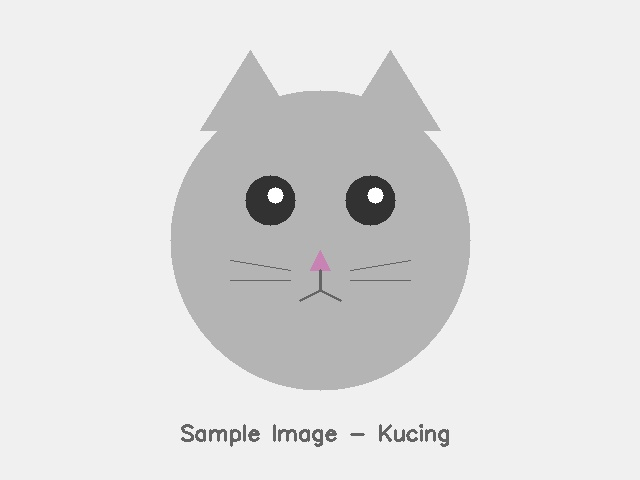
#> input picture Modul01/praktikum/image/kucing.jpg, 640 x 480 px
$ python 17_brightness_dan_contrast.py
#> lines starting #> are read from the running program, lines starting #| are printed output that depends on the picture
"""
==========================================================================
PERCOBAAN 17: BRIGHTNESS DAN CONTRAST SEDERHANA
==========================================================================
Program ini mempelajari cara mengatur kecerahan (brightness) dan
kontras gambar menggunakan operasi linear dan non-linear.

Rumus dasar:
  g(x,y) = α * f(x,y) + β
  - α (alpha/gain) → mengontrol kontras (α > 1 = kontras naik)
  - β (beta/bias)  → mengontrol brightness (β > 0 = lebih terang)

Fungsi utama:
- cv2.convertScaleAbs(src, alpha, beta) → Kontras + brightness
- np.clip() → Membatasi nilai piksel ke rentang valid
- cv2.normalize() → Normalisasi rentang nilai
==========================================================================
"""

import cv2
import numpy as np
import os
import matplotlib.pyplot as plt

SCRIPT_DIR = os.path.dirname(os.path.abspath(__file__))
IMAGE_DIR = os.path.join(SCRIPT_DIR, "image")
OUTPUT_DIR = os.path.join(SCRIPT_DIR, "output")
os.makedirs(OUTPUT_DIR, exist_ok=True)

print("=" * 60)
print("PERCOBAAN 17: BRIGHTNESS DAN CONTRAST")
print("=" * 60)

# Membaca gambar
img = cv2.imread(os.path.join(IMAGE_DIR, "kucing.jpg"))
#> img is the input picture: shape (480, 640, 3); mean B, G, R 222.9, 222.9, 223
if img is None:
    print("[ERROR] Jalankan download_image.py terlebih dahulu!")
    exit()

img = cv2.resize(img, (300, 300))
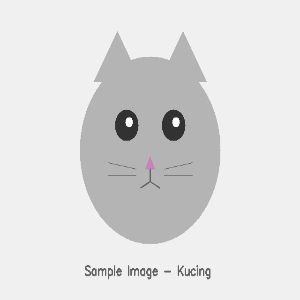
#> img: shape (300, 300, 3); mean B, G, R 223, 222.9, 223
print(f"[INFO] Gambar: {img.shape}")
#| [INFO] Gambar: (300, 300, 3)

# ============================================================
# 1. Mengatur brightness menggunakan cv2.add
# ============================================================
print("\n--- 1. Brightness dengan cv2.add ---")

# cv2.add melakukan penjumlahan dengan saturasi (max=255)
# Membuat array konstan untuk ditambahkan
terang = cv2.add(img, np.full_like(img, 60))
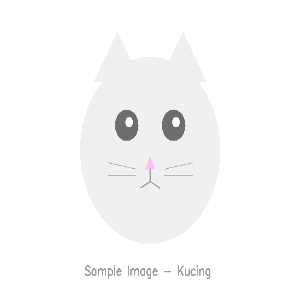
#> terang: shape (300, 300, 3); mean B, G, R 249.3, 249.3, 249.3
gelap = cv2.subtract(img, np.full_like(img, 60))
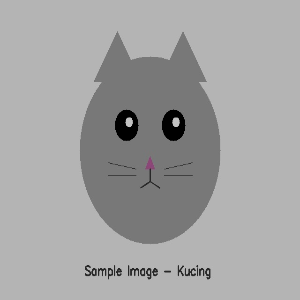
#> gelap: shape (300, 300, 3); mean B, G, R 163.1, 163, 163.1

print(f"  Terang (+60): mean = {terang.mean():.1f}")
#|   Terang (+60): mean = 249.3
print(f"  Gelap  (-60): mean = {gelap.mean():.1f}")
#|   Gelap  (-60): mean = 163.1

# ============================================================
# 2. Brightness dengan cv2.convertScaleAbs
# ============================================================
print("\n--- 2. Brightness dengan convertScaleAbs ---")

# cv2.convertScaleAbs(src, alpha=1.0, beta=0)
# Menghitung: |alpha * src + beta| lalu konversi ke uint8
# alpha=1 artinya kontras tetap, beta mengubah brightness
img_bright = cv2.convertScaleAbs(img, alpha=1.0, beta=50)
img_dark = cv2.convertScaleAbs(img, alpha=1.0, beta=-50)

print(f"  Beta=+50 (terang): mean = {img_bright.mean():.1f}")
#|   Beta=+50 (terang): mean = 246.8
print(f"  Beta=-50 (gelap):  mean = {img_dark.mean():.1f}")
#|   Beta=-50 (gelap):  mean = 172.9

# ============================================================
# 3. Mengatur kontras
# ============================================================
print("\n--- 3. Kontras ---")

# alpha > 1.0 → kontras meningkat
img_kontras_tinggi = cv2.convertScaleAbs(img, alpha=1.5, beta=0)
# alpha < 1.0 → kontras menurun
img_kontras_rendah = cv2.convertScaleAbs(img, alpha=0.5, beta=0)
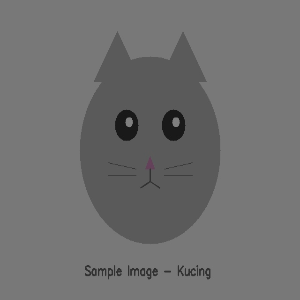
#> img_kontras_rendah: shape (300, 300, 3); mean B, G, R 111.5, 111.5, 111.5
# alpha > 1 + beta < 0 → kontras naik tanpa terlalu terang
img_kontras_balanced = cv2.convertScaleAbs(img, alpha=1.5, beta=-60)
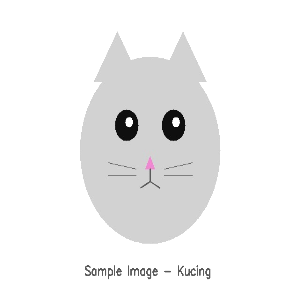
#> img_kontras_balanced: shape (300, 300, 3); mean B, G, R 240.8, 240.8, 240.8

print(f"  Alpha=1.5 (kontras tinggi): std = {img_kontras_tinggi.std():.1f}")
#|   Alpha=1.5 (kontras tinggi): std = 20.3
print(f"  Alpha=0.5 (kontras rendah): std = {img_kontras_rendah.std():.1f}")
#|   Alpha=0.5 (kontras rendah): std = 16.4
print(f"  Alpha=1.5 Beta=-60 (balanced): std = {img_kontras_balanced.std():.1f}")
#|   Alpha=1.5 Beta=-60 (balanced): std = 32.7

# ============================================================
# 4. Kombinasi brightness + kontras
# ============================================================
print("\n--- 4. Kombinasi Brightness + Kontras ---")

kombinasi = [
    (1.0, 0, "Original"),
    (1.3, 20, "Cerah+Kontras"),
    (0.7, -10, "Gelap+Flat"),
    (1.5, -40, "Kontras Tinggi"),
    (0.5, 50, "Terang+Flat"),
    (2.0, -100, "Sangat Kontras"),
]

hasil_kombinasi = []
for alpha, beta, nama in kombinasi:
    # Terapkan transformasi linear
    hasil = cv2.convertScaleAbs(img, alpha=alpha, beta=beta)
    hasil_kombinasi.append((hasil, nama))
    print(f"  α={alpha:.1f} β={beta:+d} → {nama}")
#> this loop made 6 passes
#> pass 3, `hasil = cv2.convertScaleAbs(img, alpha=alpha, beta=beta)`:
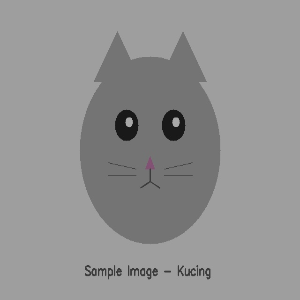
#> hasil: shape (300, 300, 3); mean B, G, R 146.1, 146, 146.1
#> after the loop, hasil_kombinasi = 6 items

# ============================================================
# 5. Brightness/kontras manual dengan NumPy
# ============================================================
print("\n--- 5. Manual dengan NumPy ---")

alpha_m = 1.3
beta_m = 20

# Konversi ke float untuk menghindari overflow
img_float = img.astype(np.float64)
# Rumus: g(x) = alpha * f(x) + beta
img_manual = alpha_m * img_float + beta_m
# np.clip membatasi nilai ke rentang [0, 255]
img_manual = np.clip(img_manual, 0, 255).astype(np.uint8)

# Bandingkan dengan cv2.convertScaleAbs
img_cv = cv2.convertScaleAbs(img, alpha=alpha_m, beta=beta_m)
perbedaan = np.mean(cv2.absdiff(img_manual, img_cv))
#> perbedaan = 0.0117
print(f"  Perbedaan manual vs cv2: {perbedaan:.4f}")
#|   Perbedaan manual vs cv2: 0.0117

# ============================================================
# 6. Normalisasi kontras (auto contrast)
# ============================================================
print("\n--- 6. Auto Contrast (Normalisasi) ---")

# Konversi ke grayscale
gray = cv2.cvtColor(img, cv2.COLOR_BGR2GRAY)

# cv2.normalize memetakan rentang nilai ke [0, 255]
# NORM_MINMAX: min→0, max→255 (memanfaatkan seluruh rentang)
gray_norm = cv2.normalize(gray, None, 0, 255, cv2.NORM_MINMAX)
print(f"  Sebelum: min={gray.min()}, max={gray.max()}")
#|   Sebelum: min=46, max=255
print(f"  Sesudah: min={gray_norm.min()}, max={gray_norm.max()}")
#|   Sesudah: min=0, max=255

# Normalisasi per channel untuk gambar berwarna
b, g, r = cv2.split(img)
b_norm = cv2.normalize(b, None, 0, 255, cv2.NORM_MINMAX)
g_norm = cv2.normalize(g, None, 0, 255, cv2.NORM_MINMAX)
r_norm = cv2.normalize(r, None, 0, 255, cv2.NORM_MINMAX)
img_auto = cv2.merge([b_norm, g_norm, r_norm])

# ============================================================
# 7. Look-Up Table (LUT) untuk brightness
# ============================================================
print("\n--- 7. LUT Brightness ---")

def buat_lut_brightness(beta):
    """Membuat Look-Up Table untuk brightness adjustment."""
    # Tabel 256 nilai (0-255)
    tabel = np.arange(256, dtype=np.int16) + beta
    # Clip ke rentang valid
    tabel = np.clip(tabel, 0, 255).astype(np.uint8)
    return tabel

# Membuat LUT dengan brightness +40
lut_bright = buat_lut_brightness(40)
# cv2.LUT menerapkan look-up table ke gambar (sangat cepat)
img_lut_bright = cv2.LUT(img, lut_bright)

# LUT brightness -40
lut_dark = buat_lut_brightness(-40)
img_lut_dark = cv2.LUT(img, lut_dark)

print("  LUT +40 dan -40 diterapkan (sangat cepat)")

# ============================================================
# 8. Visualisasi
# ============================================================

fig, axes = plt.subplots(3, 4, figsize=(20, 15))

# Baris 1: Brightness
axes[0, 0].imshow(cv2.cvtColor(img, cv2.COLOR_BGR2RGB))
axes[0, 0].set_title("Original")
axes[0, 1].imshow(cv2.cvtColor(terang, cv2.COLOR_BGR2RGB))
axes[0, 1].set_title("Brightness +60")
axes[0, 2].imshow(cv2.cvtColor(gelap, cv2.COLOR_BGR2RGB))
axes[0, 2].set_title("Brightness -60")
axes[0, 3].imshow(cv2.cvtColor(img_auto, cv2.COLOR_BGR2RGB))
axes[0, 3].set_title("Auto Contrast")

# Baris 2: Kontras
axes[1, 0].imshow(cv2.cvtColor(img_kontras_tinggi, cv2.COLOR_BGR2RGB))
axes[1, 0].set_title("Kontras α=1.5")
axes[1, 1].imshow(cv2.cvtColor(img_kontras_rendah, cv2.COLOR_BGR2RGB))
axes[1, 1].set_title("Kontras α=0.5")
axes[1, 2].imshow(cv2.cvtColor(img_kontras_balanced, cv2.COLOR_BGR2RGB))
axes[1, 2].set_title("α=1.5 β=-60")
axes[1, 3].imshow(cv2.cvtColor(hasil_kombinasi[5][0], cv2.COLOR_BGR2RGB))
axes[1, 3].set_title("α=2.0 β=-100")

# Baris 3: LUT + kombinasi
axes[2, 0].imshow(cv2.cvtColor(img_lut_bright, cv2.COLOR_BGR2RGB))
axes[2, 0].set_title("LUT +40")
axes[2, 1].imshow(cv2.cvtColor(img_lut_dark, cv2.COLOR_BGR2RGB))
axes[2, 1].set_title("LUT -40")
axes[2, 2].imshow(gray, cmap="gray")
axes[2, 2].set_title("Gray Original")
axes[2, 3].imshow(gray_norm, cmap="gray")
axes[2, 3].set_title("Gray Normalized")

for ax in axes.flat:
    ax.axis("off")

plt.suptitle("Percobaan 17: Brightness & Contrast", fontsize=16, fontweight="bold")
plt.tight_layout()

output_path = os.path.join(OUTPUT_DIR, "17_brightness_contrast_hasil.png")
plt.savefig(output_path, dpi=150, bbox_inches="tight")
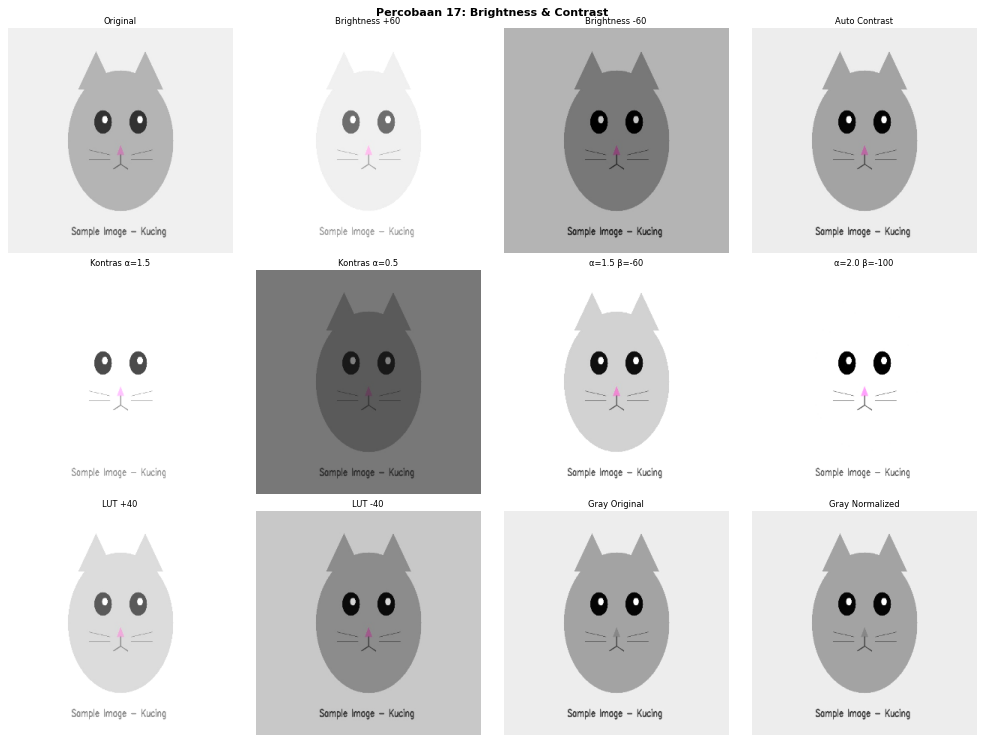
#> figure drawn by matplotlib, 12 panels
print(f"\n[OUTPUT] Hasil disimpan di: {output_path}")

print("\n" + "=" * 60)
print("RINGKASAN PERCOBAAN 17")
print("=" * 60)
print("  g(x) = α * f(x) + β")
print("  α (alpha) → kontras (>1 naik, <1 turun)")
print("  β (beta)  → brightness (>0 terang, <0 gelap)")
print("  cv2.convertScaleAbs → fungsi utama")
print("  cv2.normalize → auto contrast (NORM_MINMAX)")
print("  cv2.LUT → cepat untuk transformasi look-up")
print("=" * 60)
